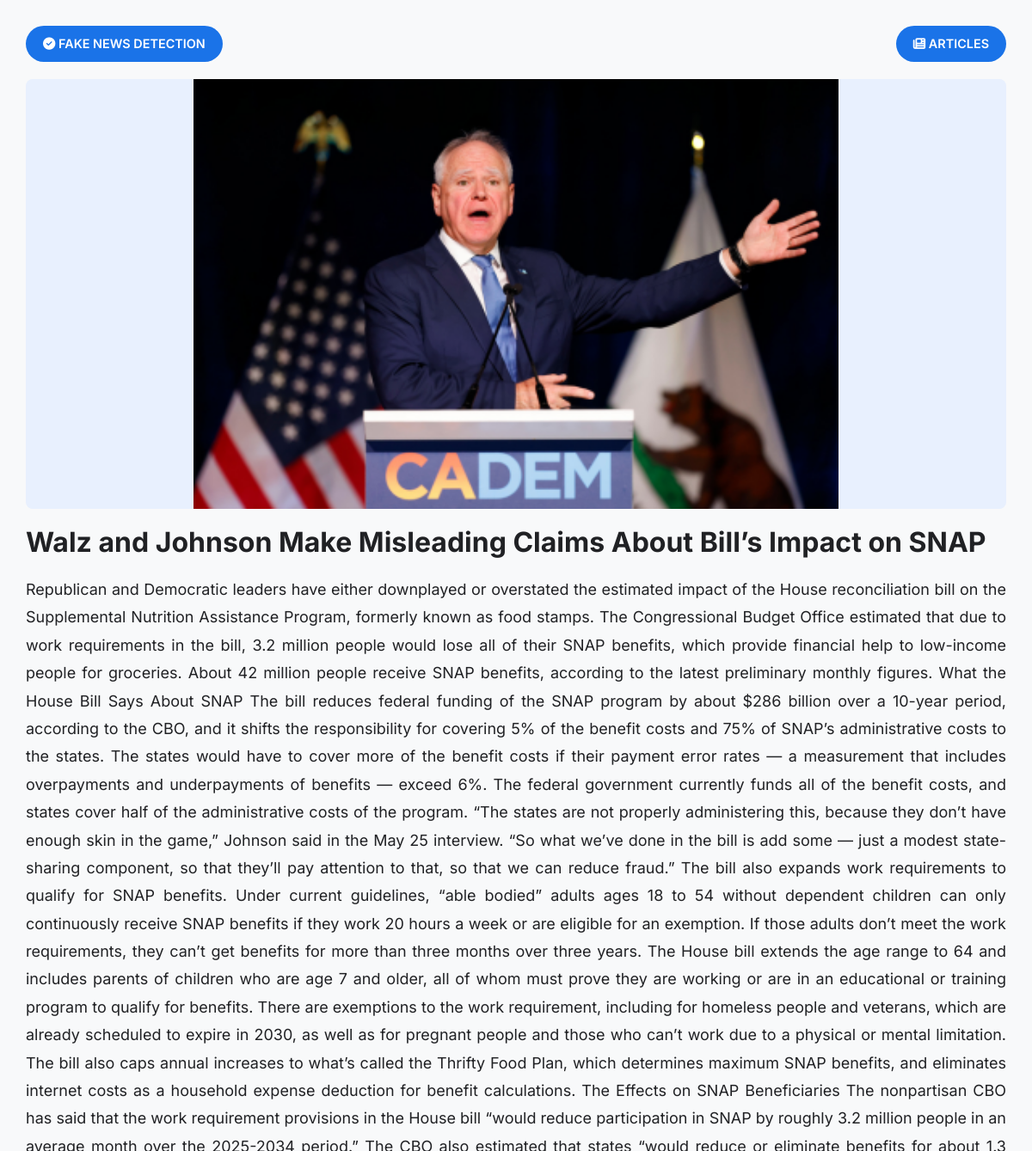
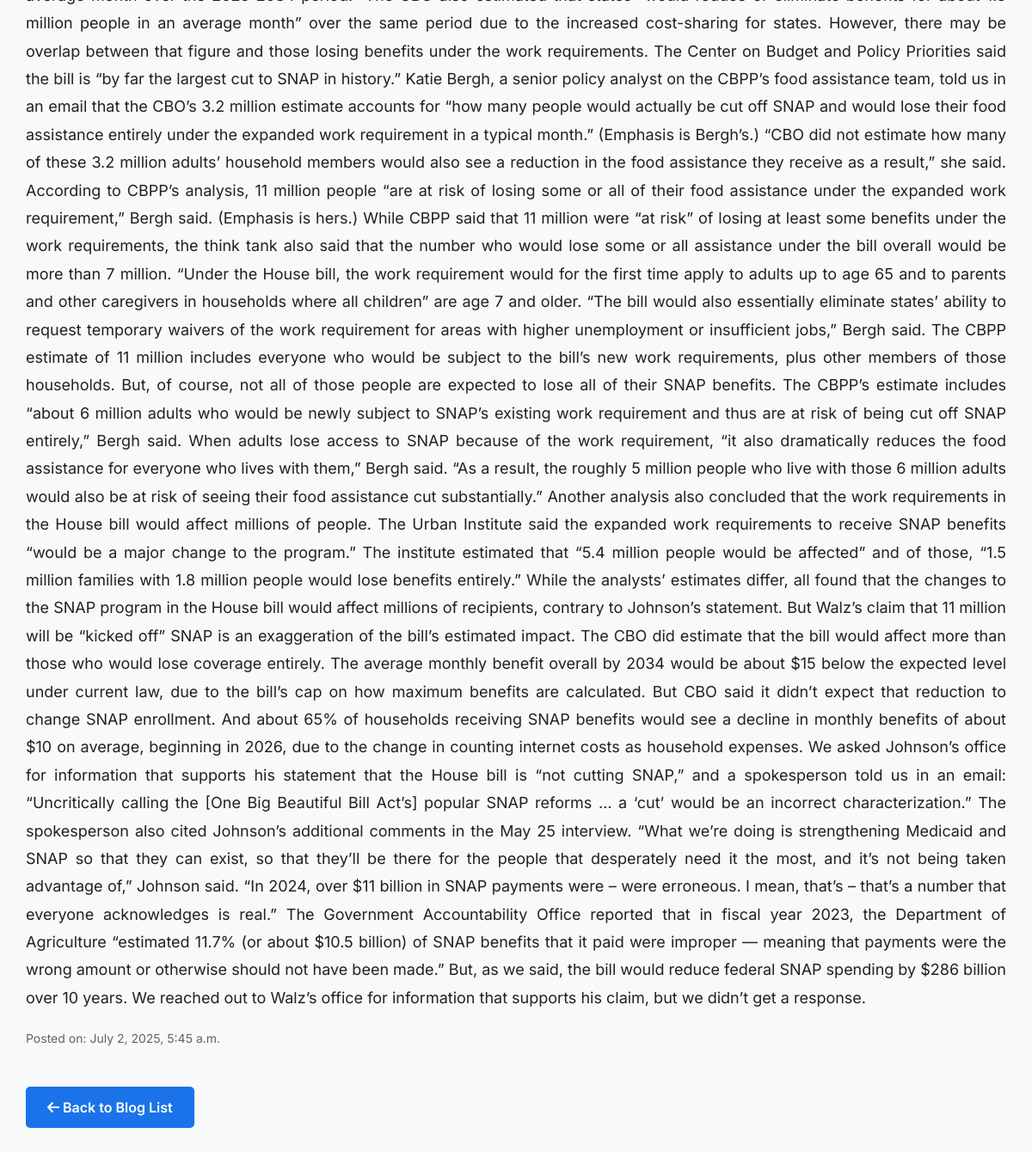
Page /blog/23/ on the committed database (2 pictures, top to bottom).
### adminapp/models.py (models this page shows, shortened)
class BlogPost(models.Model):
    title = models.CharField(max_length=200)
    content = models.TextField()
    thumbnail = models.ImageField(upload_to='thumbnails/', null=True, blank=True)
    created_at = models.DateTimeField(auto_now_add=True)

### adminapp/views.py (the view)
# urls.py: path('blog/<int:blog_id>/', blog_detail, name='blog_detail'),
def blog_detail(request, blog_id):
    blog = get_object_or_404(BlogPost, id=blog_id)
    return render(request, 'blog_detail.html', {'blog': blog})

### adminapp/templates/blog_detail.html (shortened to what this page needs)
<!DOCTYPE html>
<html lang="en">
<head>
    <link href="https://cdn.jsdelivr.net/npm/bootstrap@5.3.0/dist/css/bootstrap.min.css" rel="stylesheet">
    <link rel="stylesheet" href="https://cdnjs.cloudflare.com/ajax/libs/font-awesome/6.4.0/css/all.min.css">
</head>
<body>
    <div class="navbar-custom">
        <a href="#" class="btn-custom">
            <i class="fas fa-check-circle"></i> Fake News Detection
        </a>
        <a href="{% url 'articles' %}" class="btn-custom">
            <i class="fas fa-newspaper"></i> Articles
        </a>
    </div>
    <img src="{{ blog.thumbnail.url }}" alt="Blog Thumbnail" class="blog-thumbnail">
    <h1 class="blog-header">{{ blog.title }}</h1>
    <p class="blog-content">{{ blog.content }}</p>
    <p class="blog-meta">Posted on: {{ blog.created_at }}</p>
    <a href="{% url 'blog_list' %}" class="back-btn"><i class="fas fa-arrow-left"></i> Back to Blog List</a>
</body>
</html>

### adminapp/templates/blog_detail.html (style rules this page uses)
:root { --primary-blue: #1a73e8; --primary-light: #e8f0fe; --accent-blue: #4285f4; --accent-light: #8ab4f8; --text-dark: #202124; --text-light: #ffffff; --text-gray: #5f6368; }
* { margin: 0; padding: 0; box-sizing: border-box; font-family: 'Inter', sans-serif; }
body { background: #f8f9fa; color: var(--text-dark); padding: 30px; width: 100%; max-width: 1200px; margin: auto; }
.navbar-custom { width: 100%; display: flex; justify-content: space-between; align-items: center; margin-bottom: 20px; }
.btn-custom { background-color: var(--primary-blue); color: var(--text-light); padding: 10px 20px; border-radius: 30px; font-weight: 600; text-decoration: none; transition: all 0.3s ease; text-transform: uppercase; font-size: 0.9rem; }
.blog-thumbnail { width: 100%; max-height: 500px; object-fit: contain; display: block; border-radius: 8px; background: var(--primary-light); margin-bottom: 20px; }
.blog-header { font-size: 32px; font-weight: 700; color: var(--text-dark); margin-top: 15px; text-align: left; }
.blog-content { margin-top: 20px; font-size: 18px; line-height: 1.8; text-align: justify; color: var(--text-dark); }
.blog-meta { font-size: 14px; color: var(--text-gray); margin-top: 20px; text-align: left; }
.back-btn { display: inline-block; margin-top: 30px; padding: 12px 25px; background: var(--primary-blue); color: var(--text-light); text-decoration: none; font-size: 16px; border-radius: 5px; transition: all 0.3s ease; width: fit-content; font-weight: 600; }

### rows in the picture
BlogPost: thumbnail (picture), title "Walz and Johnson Make Misleading Claims About Bill’s Impact on SNAP", content "Republican and Democratic leaders have either downplayed or overstated the estimated impact of the House reconciliation bill on the Supplemental Nutrition Assistance Program, formerly known as food stamps. The Congressional Budget Office estimated that due to work requirements in the bill, 3.2 million people would lose all of their SNAP benefits, which provide financial help to low-income people for groceries. About 42 million people receive SNAP benefits, according to the latest preliminary monthly figures. What the House Bill Says About SNAP The bill reduces federal funding of the SNAP program by about $286 billion over a 10-year period, according to the CBO, and it shifts the…", created_at "July 2, 2025, 5:45 a.m."
